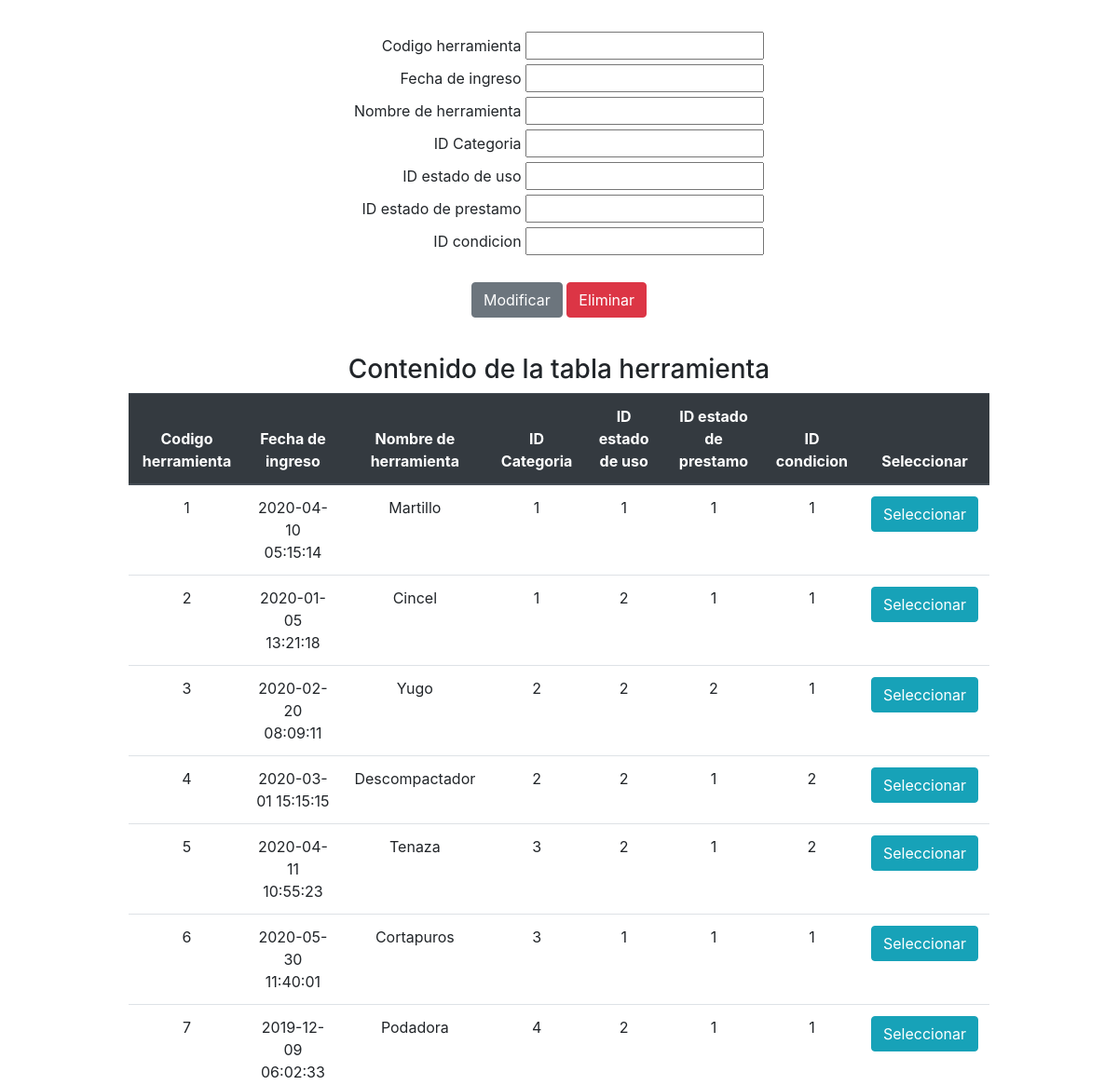
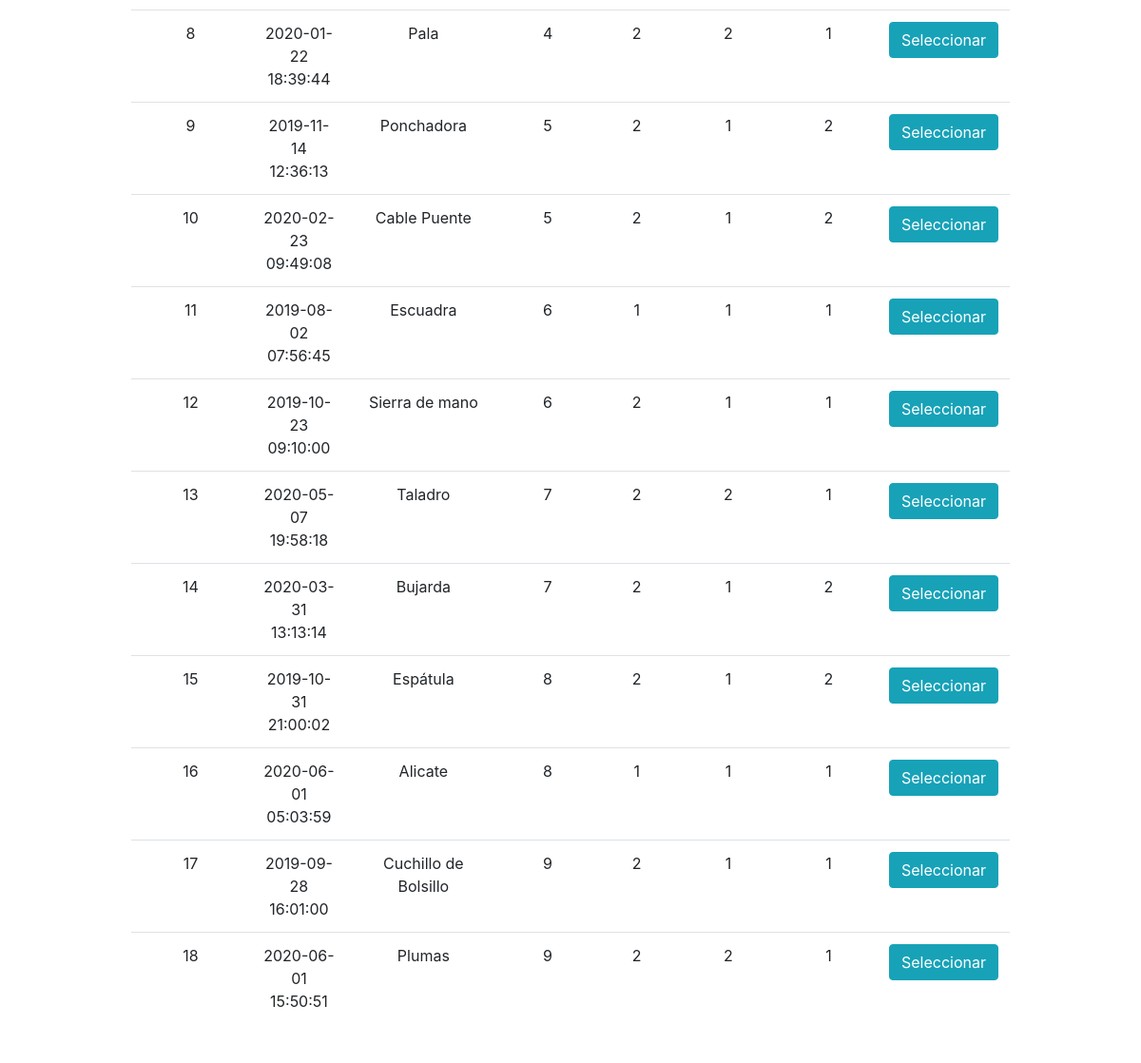
The page /tablaHerramientas.php on the database its author committed (2 pictures, top to bottom).
### tables this page shows
create table herramienta(
	codigo_herramienta int not null auto_increment,
	fecha_ingreso datetime,
	nombre_herramienta varchar (75),
	id_categoria int,
	id_status_uso int,
    id_status_prestamo int,
    id_condicion int,
	primary key (codigo_herramienta),
	FOREIGN KEY (id_categoria) REFERENCES categoria(id_categoria) on delete set null on update cascade,
	FOREIGN KEY (id_status_uso) REFERENCES status_uso(id_status_uso) on delete set null on update cascade,
    FOREIGN KEY (id_status_prestamo) REFERENCES status_prestamo(id_status_prestamo) on delete set null on update cascade,
    FOREIGN KEY (id_condicion) REFERENCES condicion(id_condicion) on delete set null on update cascade
	);

### PHP/DAOreportes.php (the view, shortened to what this page needs)
<?php
class DAOreportes{
    private $con;
    public function conectar(){
        try{
        $this->con= new mysqli(SERVIDOR,USUARIO,CONTRA,BD) or die ("Error al conectar");
        } catch (Exception $ex) {
            echo $ex->getTraceAsString();
        }
    }
    public function herramientas(){
        $sql="select * from herramienta;";
        $res = $this->con->query($sql);
        $tabla="<br><div style='margin: auto; width: 90%; background-color: white; padding: 15px'>"
                ."<h3 style=' text-align: center'>Contenido de la tabla herramienta</h3>"
                ."<table class='table'>"
                ."<thead class='thead-dark'>";
        $tabla .="<tr>"
                    . "<th>Codigo herramienta</th>"
                    . "<th>Fecha de ingreso</th>"
                    . "<th>Nombre de herramienta</th>"
                    . "<th>ID Categoria</th>"
                    . "<th>ID estado de uso</th>"
                    . "<th>ID estado de prestamo</th>"
                    . "<th>ID condicion</th>"
                    . "<th>Seleccionar</th>"
                . "</tr></thead><tbody>";
        while ($fila = mysqli_fetch_assoc($res)){
        $tabla .="<tr>"
                ."<td>".$fila["codigo_herramienta"]."</td>"
                ."<td>".$fila["fecha_ingreso"]."</td>"
                ."<td>".$fila["nombre_herramienta"]."</td>"
                ."<td>".$fila["id_categoria"]."</td>"
                ."<td>".$fila["id_status_uso"]."</td>"
                ."<td>".$fila["id_status_prestamo"]."</td>"
                ."<td>".$fila["id_condicion"]."</td>"
                ."<td><a href=\"javascript:cargarHerramienta('".$fila["codigo_herramienta"]."','".$fila["fecha_ingreso"]."','".$fila["nombre_herramienta"]."','".$fila["id_categoria"]."','".$fila["id_status_uso"]."','".$fila["id_status_prestamo"]."','".$fila["id_condicion"]."')\"><button type='button' class='btn btn-info' name='seleccionar'>Seleccionar</button></a></td>"
                ."</tr>";
        }
        $tabla .="</tbody></table></div>";
        return $tabla;
    }
}
?>

### rows shown on the page
herramienta: codigo_herramienta "1", fecha_ingreso "2020-04-10 05:15:14", nombre_herramienta "Martillo", id_categoria "1", id_status_uso "1", id_status_prestamo "1", id_condicion "1"
herramienta: codigo_herramienta "2", fecha_ingreso "2020-01-05 13:21:18", nombre_herramienta "Cincel", id_categoria "1", id_status_uso "2", id_status_prestamo "1", id_condicion "1"
herramienta: codigo_herramienta "3", fecha_ingreso "2020-02-20 08:09:11", nombre_herramienta "Yugo", id_categoria "2", id_status_uso "2", id_status_prestamo "2", id_condicion "1"
herramienta: codigo_herramienta "4", fecha_ingreso "2020-03-01 15:15:15", nombre_herramienta "Descompactador", id_categoria "2", id_status_uso "2", id_status_prestamo "1", id_condicion "2"
herramienta: codigo_herramienta "5", fecha_ingreso "2020-04-11 10:55:23", nombre_herramienta "Tenaza", id_categoria "3", id_status_uso "2", id_status_prestamo "1", id_condicion "2"
herramienta: codigo_herramienta "6", fecha_ingreso "2020-05-30 11:40:01", nombre_herramienta "Cortapuros", id_categoria "3", id_status_uso "1", id_status_prestamo "1", id_condicion "1"
herramienta: codigo_herramienta "7", fecha_ingreso "2019-12-09 06:02:33", nombre_herramienta "Podadora", id_categoria "4", id_status_uso "2", id_status_prestamo "1", id_condicion "1"
herramienta: codigo_herramienta "8", fecha_ingreso "2020-01-22 18:39:44", nombre_herramienta "Pala", id_categoria "4", id_status_uso "2", id_status_prestamo "2", id_condicion "1"
herramienta: codigo_herramienta "9", fecha_ingreso "2019-11-14 12:36:13", nombre_herramienta "Ponchadora", id_categoria "5", id_status_uso "2", id_status_prestamo "1", id_condicion "2"
herramienta: codigo_herramienta "10", fecha_ingreso "2020-02-23 09:49:08", nombre_herramienta "Cable Puente", id_categoria "5", id_status_uso "2", id_status_prestamo "1", id_condicion "2"
herramienta: codigo_herramienta "11", fecha_ingreso "2019-08-02 07:56:45", nombre_herramienta "Escuadra", id_categoria "6", id_status_uso "1", id_status_prestamo "1", id_condicion "1"
herramienta: codigo_herramienta "12", fecha_ingreso "2019-10-23 09:10:00", nombre_herramienta "Sierra de mano", id_categoria "6", id_status_uso "2", id_status_prestamo "1", id_condicion "1"
herramienta: codigo_herramienta "13", fecha_ingreso "2020-05-07 19:58:18", nombre_herramienta "Taladro", id_categoria "7", id_status_uso "2", id_status_prestamo "2", id_condicion "1"
herramienta: codigo_herramienta "14", fecha_ingreso "2020-03-31 13:13:14", nombre_herramienta "Bujarda", id_categoria "7", id_status_uso "2", id_status_prestamo "1", id_condicion "2"
herramienta: codigo_herramienta "15", fecha_ingreso "2019-10-31 21:00:02", nombre_herramienta "Espátula", id_categoria "8", id_status_uso "2", id_status_prestamo "1", id_condicion "2"
herramienta: codigo_herramienta "16", fecha_ingreso "2020-06-01 05:03:59", nombre_herramienta "Alicate", id_categoria "8", id_status_uso "1", id_status_prestamo "1", id_condicion "1"
herramienta: codigo_herramienta "17", fecha_ingreso "2019-09-28 16:01:00", nombre_herramienta "Cuchillo de Bolsillo", id_categoria "9", id_status_uso "2", id_status_prestamo "1", id_condicion "1"
herramienta: codigo_herramienta "18", fecha_ingreso "2020-06-01 15:50:51", nombre_herramienta "Plumas", id_categoria "9", id_status_uso "2", id_status_prestamo "2", id_condicion "1"
